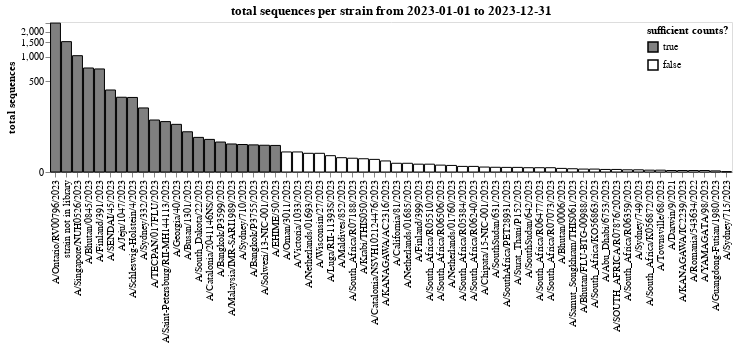

The code cell stored with this chart in its notebook:
### Markdown cell above
Get total counts for each variant:

### Code cell
total_counts = (
    all_counts_by_date
    .groupby("variant", as_index=False)
    .aggregate(total_sequences=pd.NamedAgg("sequences", "sum"))
    .assign(sufficient_counts=lambda x: x["total_sequences"] >= min_counts)
)

total_counts_chart = (
    alt.Chart(total_counts)
    .encode(
        alt.X(
            "variant",
            sort=alt.SortField("total_sequences", order="descending"),
            title=None,
        ),
        alt.Y(
            "total_sequences",
            scale=alt.Scale(type="symlog", constant=50),
            title="total sequences",
            axis=alt.Axis(grid=False),
        ),
        alt.Fill(
            "sufficient_counts",
            scale=alt.Scale(range=["gray", "white"], domain=[True, False]),
            title="sufficient counts?",
            legend=alt.Legend(orient="top-right", offset=3)
        ),
        tooltip=total_counts.columns.tolist(),
    )
    .mark_bar(stroke="black")
    .properties(
        height=150,
        width=alt.Step(11),
        title=f"total sequences per strain from {date_start.date()} to {date_end.date()}",
    )
)

total_counts_chart

### Figure 1 — Vega-Lite specification as saved in the notebook (floating-point values rounded to 4 significant figures)
{"config": {"view": {"continuousWidth": 300, "continuousHeight": 300}}, "data": {"name": "data-e78224f92c01f699cafec39319cda7e3"}, "mark": {"type": "bar", "stroke": "black"}, "encoding": {"fill": {"field": "sufficient_counts", "legend": {"offset": 3, "orient": "top-right"}, "scale": {"domain": [true, false], "range": ["gray", "white"]}, "title": "sufficient counts?", "type": "nominal"}, "tooltip": [{"field": "variant", "type": "nominal"}, {"field": "total_sequences", "type": "quantitative"}, {"field": "sufficient_counts", "type": "nominal"}], "x": {"field": "variant", "sort": {"field": "total_sequences", "order": "descending"}, "title": null, "type": "nominal"}, "y": {"axis": {"grid": false}, "field": "total_sequences", "scale": {"constant": 50, "type": "symlog"}, "title": "total sequences", "type": "quantitative"}}, "height": 150, "title": "total sequences per strain from 2023-01-01 to 2023-12-31", "width": {"step": 11}, "$schema": "https://vega.github.io/schema/vega-lite/v5.20.1.json", "datasets": {"data-e78224f92c01f699cafec39319cda7e3": [{"variant": "A/Abu_Dhabi/6753/2023", "total_sequences": 3.5, "sufficient_counts": false}, {"variant": "A/Bangkok/P3599/2023", "total_sequences": 60.5, "sufficient_counts": true}, {"variant": "A/Bangkok/P3755/2023", "total_sequences": 52.5, "sufficient_counts": true}, {"variant": "A/Bhutan/0006/2023", "total_sequences": 5.0, "sufficient_counts": false}, {"variant": "A/Bhutan/0845/2023", "total_sequences": 734.5, "sufficient_counts": true}, {"variant": "A/Bhutan/FLU-BTG-00988/2022", "total_sequences": 4.0, "sufficient_counts": false}, {"variant": "A/Busan/1301/2023", "total_sequences": 95.0, "sufficient_counts": true}, {"variant": "A/California/81/2023", "total_sequences": 13.0, "sufficient_counts": false}, {"variant": "A/Catalonia/2041146NS/2023", "total_sequences": 68.5, "sufficient_counts": true}, {"variant": "A/Catalonia/NSVH102124476/2023", "total_sequences": 19.83, "sufficient_counts": false}, {"variant": "A/Chipata/15-NIC-001/2023", "total_sequences": 7.0, "sufficient_counts": false}, {"variant": "A/Darwin/9/2021", "total_sequences": 2.0, "sufficient_counts": false}, {"variant": "A/EHIME/50/2023", "total_sequences": 51.0, "sufficient_counts": true}, {"variant": "A/Finland/391/2023", "total_sequences": 715.0, "sufficient_counts": true}, {"variant": "A/Finland/399/2023", "total_sequences": 11.5, "sufficient_counts": false}, {"variant": "A/Georgia/40/2023", "total_sequences": 126.5, "sufficient_counts": true}, {"variant": "A/Guangdong-Futian/1980/2023", "total_sequences": 1.5, "sufficient_counts": false}, {"variant": "A/Jeju/1047/2023", "total_sequences": 311.7, "sufficient_counts": true}, {"variant": "A/KANAGAWA/AC2316/2023", "total_sequences": 17.0, "sufficient_counts": false}, {"variant": "A/KANAGAWA/IC2239/2023", "total_sequences": 2.0, "sufficient_counts": false}, {"variant": "A/Krabi/THIS050/2023", "total_sequences": 21.0, "sufficient_counts": false}, {"variant": "A/Luga/RII-11393S/2023", "total_sequences": 27.0, "sufficient_counts": false}, {"variant": "A/Malaysia/IMR-SARI1989/2023", "total_sequences": 55.0, "sufficient_counts": true}, {"variant": "A/Maldives/852/2023", "total_sequences": 23.0, "sufficient_counts": false}, {"variant": "A/Netherlands/01685/2023", "total_sequences": 13.0, "sufficient_counts": false}, {"variant": "A/Netherlands/01693/2023", "total_sequences": 32.0, "sufficient_counts": false}, {"variant": "A/Netherlands/01760/2023", "total_sequences": 9.5, "sufficient_counts": false}, {"variant": "A/Oman/3011/2023", "total_sequences": 35.0, "sufficient_counts": false}, {"variant": "A/Ontario/RV00796/2023", "total_sequences": 2521.0, "sufficient_counts": true}, {"variant": "A/Romania/543634/2022", "total_sequences": 2.0, "sufficient_counts": false}, {"variant": "A/SENDAI/45/2023", "total_sequences": 388.2, "sufficient_counts": true}, {"variant": "A/SOUTH_AFRICA/R07876/202023", "total_sequences": 3.5, "sufficient_counts": false}, {"variant": "A/Saint-Petersburg/RII-MH144113/2023", "total_sequences": 139.8, "sufficient_counts": true}, {"variant": "A/Samut_Songkhram/THIS061/2023", "total_sequences": 4.5, "sufficient_counts": false}, {"variant": "A/Schleswig-Holstein/4/2023", "total_sequences": 309.7, "sufficient_counts": true}, {"variant": "A/Singapore/NUH0526/2023", "total_sequences": 1037.0, "sufficient_counts": true}, {"variant": "A/Solwezi/13-NIC-001/2023", "total_sequences": 51.5, "sufficient_counts": true}, {"variant": "A/SouthAfrica/PET28931/2023", "total_sequences": 6.5, "sufficient_counts": false}, {"variant": "A/SouthSudan/631/2023", "total_sequences": 6.667, "sufficient_counts": false}, {"variant": "A/SouthSudan/642/2023", "total_sequences": 6.0, "sufficient_counts": false}, {"variant": "A/South_Africa/K056872/2023", "total_sequences": 2.5, "sufficient_counts": false}, {"variant": "A/South_Africa/KO56863/2023", "total_sequences": 4.0, "sufficient_counts": false}, {"variant": "A/South_Africa/R05384/2023", "total_sequences": 8.0, "sufficient_counts": false}, {"variant": "A/South_Africa/R05510/2023", "total_sequences": 11.5, "sufficient_counts": false}, {"variant": "A/South_Africa/R06240/2023", "total_sequences": 8.0, "sufficient_counts": false}, {"variant": "A/South_Africa/R06359/2023", "total_sequences": 3.0, "sufficient_counts": false}, {"variant": "A/South_Africa/R06477/2023", "total_sequences": 6.0, "sufficient_counts": false}, {"variant": "A/South_Africa/R06506/2023", "total_sequences": 10.0, "sufficient_counts": false}, {"variant": "A/South_Africa/R07073/2023", "total_sequences": 6.0, "sufficient_counts": false}, {"variant": "A/South_Africa/R07188/2023", "total_sequences": 22.0, "sufficient_counts": false}, {"variant": "A/South_Dakota/22/2023", "total_sequences": 75.0, "sufficient_counts": true}, {"variant": "A/Surat_Thani/P152/2023", "total_sequences": 6.5, "sufficient_counts": false}, {"variant": "A/Sydney/332/2023", "total_sequences": 222.5, "sufficient_counts": true}, {"variant": "A/Sydney/710/2023", "total_sequences": 53.5, "sufficient_counts": true}, {"variant": "A/Sydney/715/2023", "total_sequences": 0.5, "sufficient_counts": false}, {"variant": "A/Sydney/749/2023", "total_sequences": 3.0, "sufficient_counts": false}, {"variant": "A/TECPAN/017FLU/2023", "total_sequences": 148.0, "sufficient_counts": true}, {"variant": "A/Townsville/68/2023", "total_sequences": 2.5, "sufficient_counts": false}, {"variant": "A/Victoria/1033/2023", "total_sequences": 35.0, "sufficient_counts": false}, {"variant": "A/Wisconsin/27/2023", "total_sequences": 32.0, "sufficient_counts": false}, {"variant": "A/YAMAGATA/98/2023", "total_sequences": 2.0, "sufficient_counts": false}, {"variant": "strain not in library", "total_sequences": 1526.0, "sufficient_counts": true}]}}
